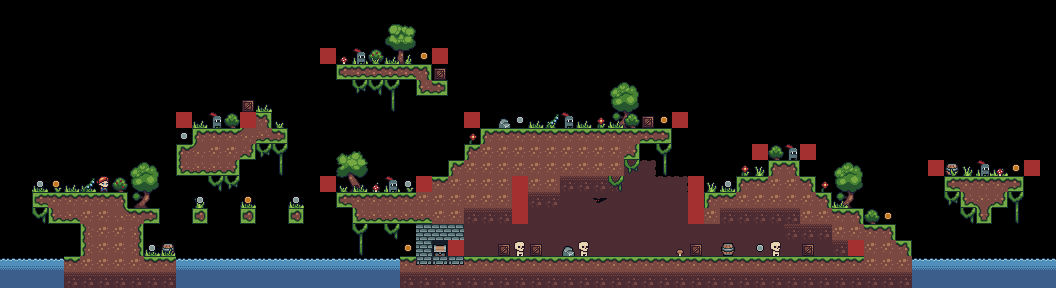

Below is a game level as drawn by its tile map, then a one-line description and the .tmx that defines it (tile-layer data replaced by summaries):
An orthogonal 66x18 tile map with 16x16 px tiles, 20 tile layers (water, terrain_bg, terrain, trees, ...).

<map version="1.10" tiledversion="1.10.1" orientation="orthogonal" renderorder="right-down" width="66" height="18" tilewidth="16" tileheight="16" infinite="0" nextlayerid="30" nextobjectid="1">
 <tileset firstgid="1" source="../tilesets/all_spritesheet_by_Alpatyk_tiles.tsx" />
 <layer id="10" name="water" width="66" height="18">
  <data>[1188 cells, 54 non-empty, 2 distinct tile ids]</data>
 </layer>
 <layer id="2" name="terrain_bg" width="66" height="18">
  <data>[1188 cells, 92 non-empty, 6 distinct tile ids]</data>
 </layer>
 <layer id="1" name="terrain" width="66" height="18">
  <data>[1188 cells, 227 non-empty, 27 distinct tile ids]</data>
 </layer>
 <layer id="5" name="trees" width="66" height="18">
  <data>[1188 cells, 30 non-empty, 18 distinct tile ids]</data>
 </layer>
 <layer id="6" name="bushes" width="66" height="18">
  <data>[1188 cells, 6 non-empty, 2 distinct tile ids]</data>
 </layer>
 <layer id="18" name="vines" width="66" height="18">
  <data>[1188 cells, 21 non-empty, 4 distinct tile ids]</data>
 </layer>
 <layer id="7" name="stones" width="66" height="18">
  <data>[1188 cells, 3 non-empty, 2 distinct tile ids]</data>
 </layer>
 <layer id="15" name="crates" width="66" height="18">
  <data>[1188 cells, 10 non-empty, 2 distinct tile ids]</data>
 </layer>
 <layer id="22" name="player" width="66" height="18">
  <data>[1188 cells, 1 non-empty, 1 distinct tile ids]</data>
 </layer>
 <layer id="8" name="grass" width="66" height="18">
  <data>[1188 cells, 39 non-empty, 10 distinct tile ids]</data>
 </layer>
 <layer id="9" name="flowers" width="66" height="18">
  <data>[1188 cells, 10 non-empty, 4 distinct tile ids]</data>
 </layer>
 <layer id="3" name="coins_gold" width="66" height="18">
  <data>[1188 cells, 7 non-empty, 1 distinct tile ids]</data>
 </layer>
 <layer id="4" name="coins_silver" width="66" height="18">
  <data>[1188 cells, 9 non-empty, 1 distinct tile ids]</data>
 </layer>
 <layer id="11" name="enemies_skeleton" width="66" height="18">
  <data>[1188 cells, 5 non-empty, 2 distinct tile ids]</data>
 </layer>
 <layer id="12" name="enemies_knight" width="66" height="18">
  <data>[1188 cells, 4 non-empty, 1 distinct tile ids]</data>
 </layer>
 <layer id="20" name="enemies_bat" width="66" height="18">
  <data>[1188 cells, 1 non-empty, 1 distinct tile ids]</data>
 </layer>
 <layer id="24" name="chest_win_bg" width="66" height="18">
  <data>[1188 cells, 9 non-empty, 7 distinct tile ids]</data>
 </layer>
 <layer id="26" name="chest_win" width="66" height="18">
  <data>[1188 cells, 1 non-empty, 1 distinct tile ids]</data>
 </layer>
 <layer id="25" name="chest_win_front" width="66" height="18">
  <data>[1188 cells, 5 non-empty, 1 distinct tile ids]</data>
 </layer>
 <layer id="29" name="enemies_constraints" width="66" height="18">
  <data>[1188 cells, 20 non-empty, 1 distinct tile ids]</data>
 </layer>
</map>
